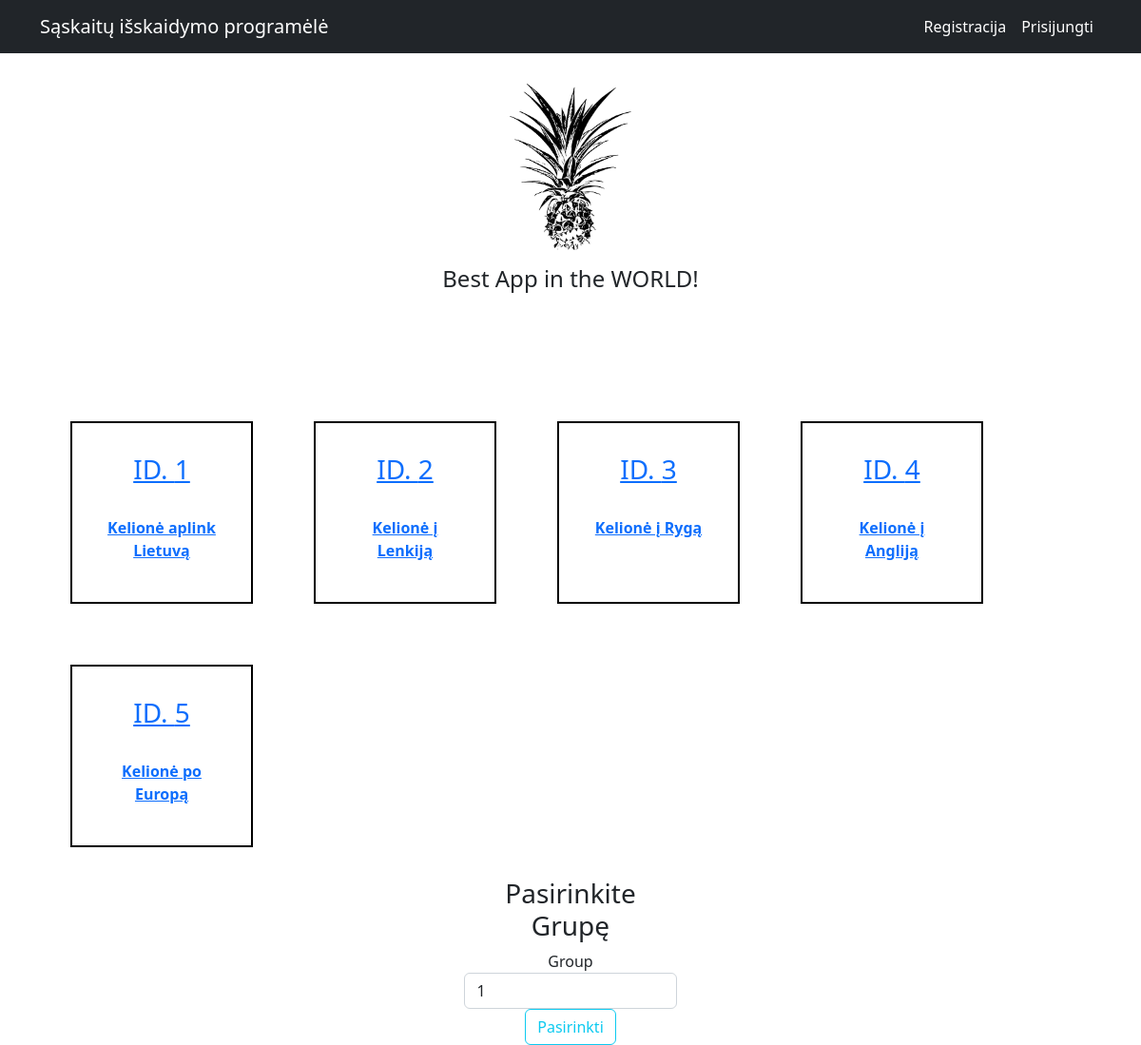
Screenshot of /grupės with the database file from the repository.
### app.py (models this page shows)
class Groups(db.Model):
    __tablename__ = 'Groups'
    id = db.Column(db.Integer, primary_key=True)
    name = db.Column('Pavadinimas', db.String(100), unique=True, nullable=False)
    bills = db.relationship('Bills', back_populates='group')
    users = db.relationship('User',  secondary=association_table, back_populates='groups')

### app.py (the view, shortened to what this page needs)
@app.route('/grupės', methods=['GET', 'POST'])
def groups():
    form = forms.GroupForm()
    try:
        groups = Groups.query.all()
    except:
        abort(404)
    return render_template('groups.html', groups=groups, form=form)

### forms.py
class GroupForm(FlaskForm):
    group = QuerySelectField(query_factory=group_query, get_label='id', get_pk=lambda obj: obj.id)
    submit = SubmitField('Pasirinkti')

### forms.py (called while the page is built)
def group_query():
    return app.Groups.query

### templates/groups.html (shortened to what this page needs)
{% extends "base.html" %}
{% block content %}
    <div style="display:flex; flex-wrap:wrap">
        {% if groups %}
        {% for group in groups %}
            <a href="{{ url_for('current_group', group_id=group.id) }}">
                <div style="width: 12rem; height: 12rem; border: 2px solid black; margin: 2rem">
                    <div style="margin: 2rem; text-align: center">
                        <h3>ID. {{group.id}}</h3>
                        <br>
                        <b>{{group.name}}</b>
                    </div>
                </div>
            </a>
        {% endfor %}
        {% endif %}
    </div>
<div style="text-align: center; margin:auto ; width: 20%">
    <h3>Pasirinkite Grupę</h3>
    <form method="post" action="#">
        <div>
            {{ form.group.label(class="form-control-label") }}
            {{ form.group(class="form-control") }}
        </div>
        {{ form.submit(class="btn btn-outline-info") }}
    </form>
</div>
{% endblock %}

### rows the page displays
Groups: id "1", name "Kelionė aplink Lietuvą"
Groups: id "2", name "Kelionė į Lenkiją"
Groups: id "3", name "Kelionė į Rygą"
Groups: id "4", name "Kelionė į Angliją"
Groups: id "5", name "Kelionė po Europą"
